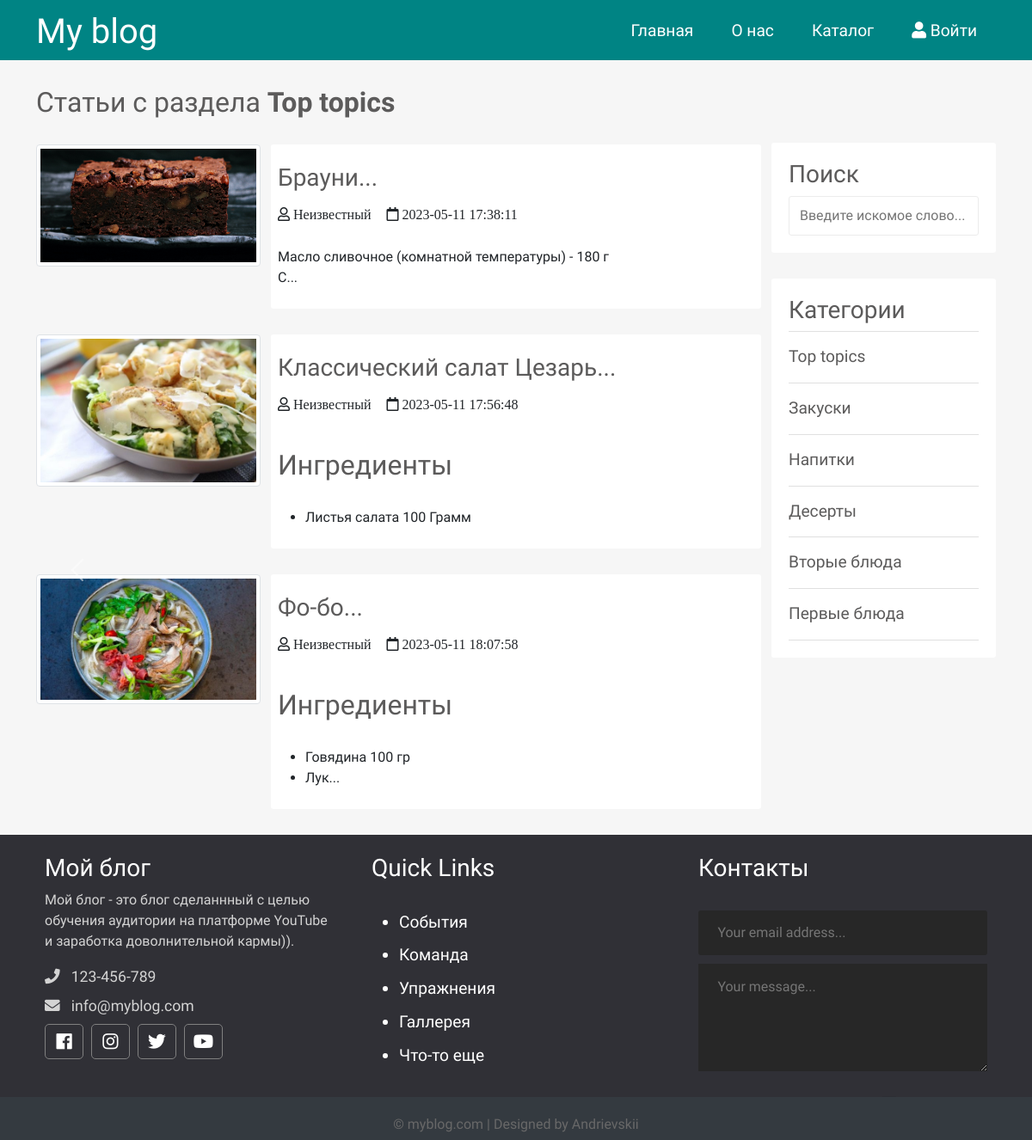
The page /category.php?id=18 on the database its author committed.
### tables this page shows
CREATE TABLE `topics` (
  `id` int NOT NULL,
  `name` varchar(121) NOT NULL,
  `description` text NOT NULL
);

CREATE TABLE `posts` (
  `id` int NOT NULL,
  `id_user` int NOT NULL,
  `title` varchar(255) NOT NULL,
  `img` varchar(255) NOT NULL,
  `content` text NOT NULL,
  `status` tinyint NOT NULL,
  `id_topic` int DEFAULT NULL,
  `created_date` datetime NOT NULL DEFAULT CURRENT_TIMESTAMP
);

### app/database/db.php (called while the page is built, shortened)
<?php
require 'connect.php';
function dbCheckError($query){
    $errInfo = $query->errorInfo();
    return true;
}
function selectAll($table, $params = []){
    global $pdo;
    $sql = "SELECT * FROM $table";
    if(!empty($params)){
        $i = 0;
        foreach ($params as $key => $value){
            if ($i === 0){
                $sql = $sql . " WHERE $key=$value";
            }else{
                $sql = $sql . " AND $key=$value";
            }
            $i++;
        }
    }
    $query = $pdo->prepare($sql);
    $query->execute();
    return $query->fetchAll();
}
function selectOne($table, $params = []){
    global $pdo;
    $sql = "SELECT * FROM $table";
    if(!empty($params)){
        $i = 0;
        foreach ($params as $key => $value){
            if ($i === 0){
                $sql = $sql . " WHERE $key=$value";
            }else{
                $sql = $sql . " AND $key=$value";
            }
            $i++;
        }
    }
    $query = $pdo->prepare($sql);
    $query->execute();
    return $query->fetch();
}

### app/controllers/topics.php (called while the page is built, shortened)
<?php
include SITE_ROOT . "/app/database/db.php";
$topics = selectAll('topics');

### category.php (the view, shortened to what this page needs)
<?php
    include "app/controllers/topics.php";
    $posts = selectAll('posts', ['id_topic' => $_GET['id']]);
    $category = selectOne('topics', ['id' => $_GET['id']]);
?>
<!doctype html>
<html lang="en">
<head>
    <link href="https://cdn.jsdelivr.net/npm/bootstrap@5.0.0-beta2/dist/css/bootstrap.min.css" rel="stylesheet">
    <link rel="stylesheet" href="https://use.fontawesome.com/releases/v5.7.2/css/all.css"
>
    <link rel="stylesheet" href="assets/css/style.css">
</head>
<body>
<?php include("app/include/header.php"); ?>
        <button class="carousel-control-prev" type="button" data-bs-target="#carouselExampleCaptions"  data-bs-slide="prev">
            <span class="carousel-control-prev-icon" aria-hidden="true"></span>
        </button>
        <button class="carousel-control-next" type="button" data-bs-target="#carouselExampleCaptions"  data-bs-slide="next">
            <span class="carousel-control-next-icon" aria-hidden="true"></span>
        </button>
<div class="container">
    <div class="content row">
        <div class="main-content col-md-9 col-12">
            <h2>Статьи с раздела <strong><?=$category['name']; ?></strong></h2>
            <?php foreach ($posts as $post): ?>
                <div class="post row">
                    <div class="img col-12 col-md-4">
                        <img src="<?=BASE_URL . 'assets/images/posts/' . $post['img'] ?>" alt="<?=$post['title']?>" class="img-thumbnail">
                    </div>
                    <div class="post_text col-12 col-md-8">
                        <h3>
                            <a href="<?=BASE_URL . 'single.php?post=' . $post['id'];?>"><?=substr($post['title'], 0, 80) . '...'  ?></a>
                        </h3>
                        <i class="far fa-user"> <?=isset($post['username']) ? $post['username'] : 'Неизвестный';?></i>
                        <i class="far fa-calendar"> <?=$post['created_date'];?></i>
                        <p class="preview-text">
                            <?=mb_substr($post['content'], 0, 55, 'UTF-8'). '...'  ?>
                        </p>
                    </div>
                </div>
            <?php endforeach; ?>
        </div>
        <div class="sidebar col-md-3 col-12">
            <div class="section search">
                <h3>Поиск</h3>
                <form action="search.php" method="post">
                    <input type="text" name="search-term" class="text-input" placeholder="Введите искомое слово...">
                </form>
            </div>
            <div class="section topics">
                <h3>Категории</h3>
                <ul>
                    <?php foreach ($topics as $key => $topic): ?>
                    <li>
                        <a href="<?=BASE_URL . 'category.php?id=' . $topic['id']; ?>"><?=$topic['name']; ?></a>
                    </li>
                    <?php endforeach; ?>
                </ul>
            </div>
        </div>
    </div>
</div>
<?php include("app/include/footer.php"); ?>
</body>
</html>

### assets/css/style.css (style rules this page uses)
* { font-family: 'Comfortaa', cursive; }
html, h1, h2, h3, h4, h5, h6 { color: #5c5b5b; }
body { background: #f6f6f6; }
a { text-decoration: none; color: inherit; }
input { padding: 10px 12px; display: block; width: 100%; border-radius: 3px; border: 1px solid #ececec; line-height: 1.5rem; color: #444444; font-size: 1rem; }
.main-content h2 { margin: 30px 0; }
.main-content .post { margin-bottom: 30px; }
.main-content .post_text { background: #ffffff; padding: 8px; border-radius: 3px; }
.main-content .post_text h3 { margin: 14px 0; }
.main-content .post_text i { margin: 0px 14px 14px 0; }
.search { margin-top: 96px; }
.sidebar .section { background: #ffffff; padding: 20px; border-radius: 3px; margin-bottom: 30px; }
.sidebar .topics ul { margin: 0px; padding: 0px; list-style: none; border-top: 1px solid #e0e0e0; }
.sidebar .topics ul li a { display: block; padding: 15px 0px 15px 0px; border-bottom: 1px solid #e0e0e0; transition: all 0.3s; text-decoration: none; font-weight: 500; color: #5c5b5b; font-size: 1.2em; }

### rows shown on the page
topics: name "Top topics"
posts: img (picture), title "Брауни", created_date "2023-05-11 17:38:11", content "Масло сливочное (комнатной температуры) - 180 г С"
posts: img (picture), title "Классический салат Цезарь", created_date "2023-05-11 17:56:48", content "Ингредиенты Листья салата 100 Грамм"
posts: img (picture), title "Фо-бо", created_date "2023-05-11 18:07:58", content "Ингредиенты Говядина 100 гр Лук"
topics: name "Закуски"
topics: name "Напитки"
topics: name "Десерты"
topics: name "Вторые блюда"
topics: name "Первые блюда"
